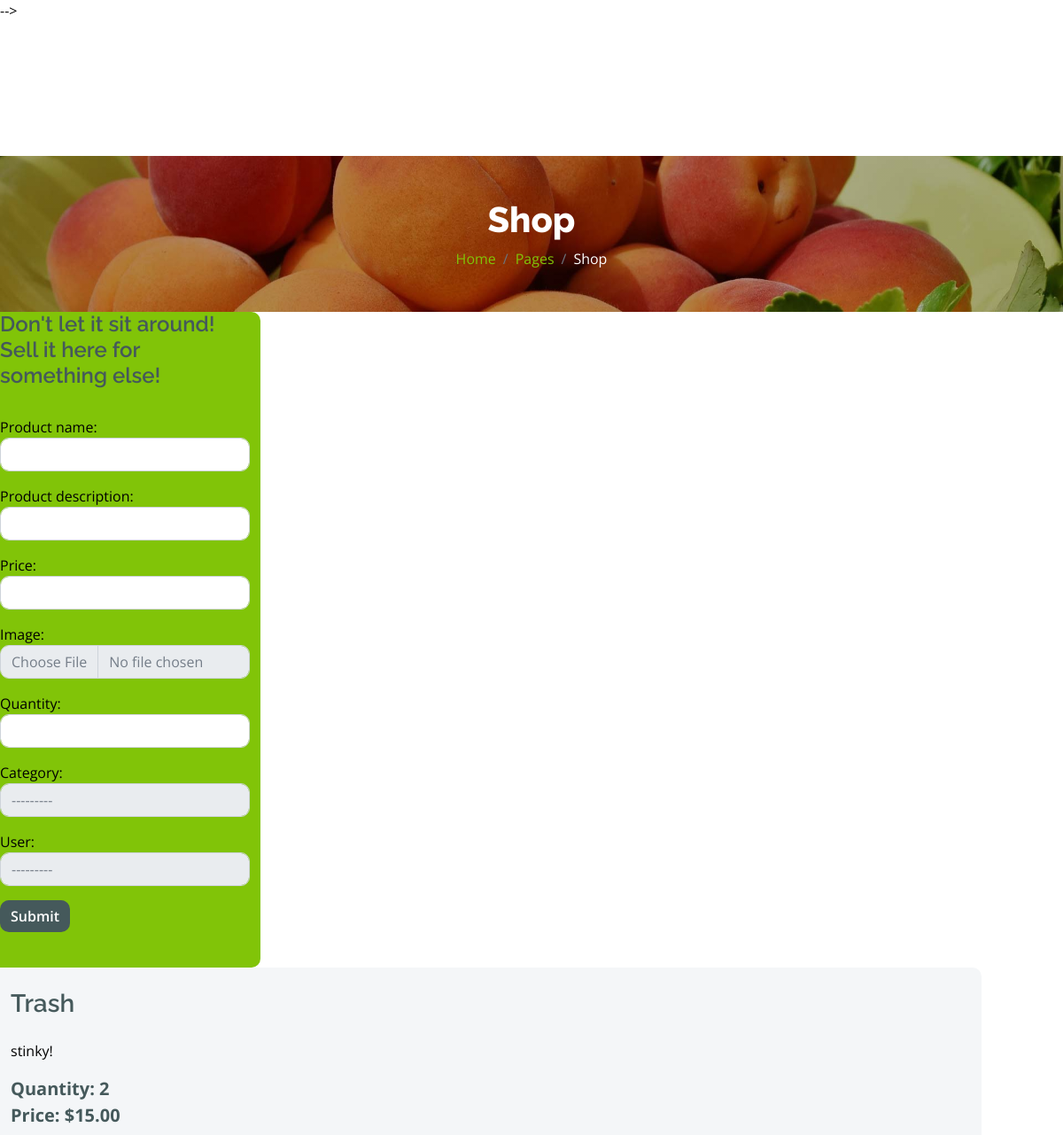
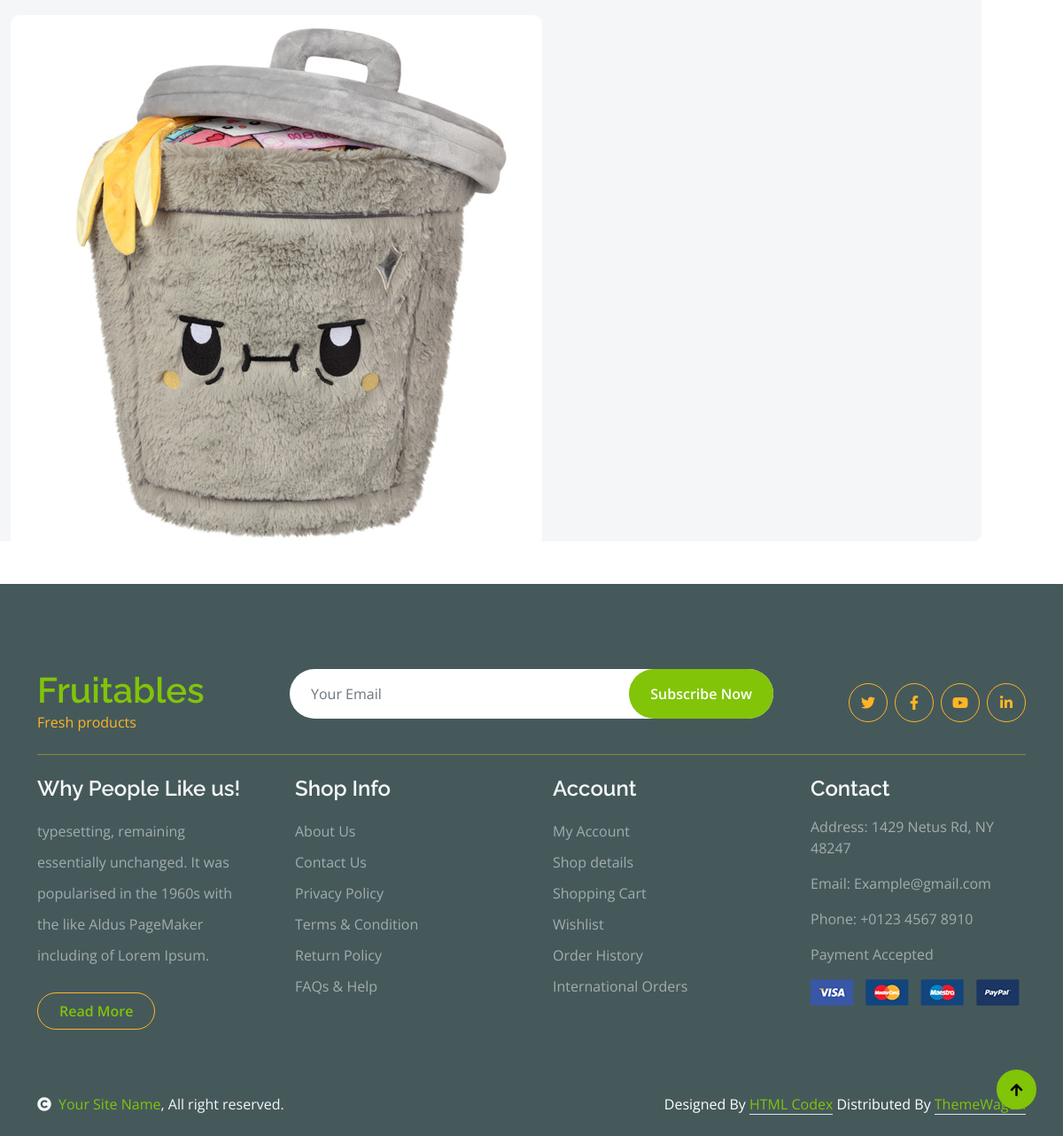
/product_crud/, run on the app's committed database (2 pictures, top to bottom).
### product/models.py (models this page shows, shortened)
class Product(models.Model):
    CATEGORY_CHOICES = [
        ('PAPER', 'Paper'),
        ('PLASTIC', 'Plastic'),
        ('GLASS', 'Glass'),
        ('METAL', 'Metal'),
        ('ELECTRONICS', 'Electronics'),
        ('ORGANIC', 'Organic'),
        ('TEXTILES', 'Textiles'),
        ('BATTERIES', 'Batteries'),
        ('WOOD', 'Wood'),
        ('RUBBER', 'Rubber'),
        ('MIXED_MATERIALS', 'Mixed Materials'),
    ]
    product_id = models.AutoField(primary_key=True)
    product_name = models.CharField(max_length=255)
    product_description = models.TextField()
    image = models.ImageField(upload_to='img/')
    quantity = models.IntegerField()
    price = models.DecimalField(max_digits=10, decimal_places=2)
    category = models.CharField(max_length=50, choices=CATEGORY_CHOICES)
    user = models.ForeignKey(Member, on_delete=models.CASCADE)

### product_crud/views.py (the view)
# urls.py: path('', views.product_details, name='product_details'),
def product_details(request):
    if request.method == 'POST':
        form = ProductForm(request.POST, request.FILES)
        if form.is_valid():
            form.save()
            form = ProductForm()
    else:
        form = ProductForm()
    products = Product.objects.all()
    categories = Product.objects.values_list('category', flat=True).distinct()
    return render(request, 'products_crud/products_crud.html', {'form': form, 'products': products, 'categories': categories})

### product_crud/forms.py
class ProductForm(forms.ModelForm):
    class Meta:
        model = Product
        fields = ['product_name', 'product_description', 'price', 'image', 'quantity', 'price', 'category', 'user']
        widgets = {
            'product_name': forms.TextInput(attrs={'class': 'form-control'}),
            'product_description': forms.TextInput(attrs={'class': 'form-control'}),
            'price': forms.TextInput(attrs={'class': 'form-control'}),
            'image': forms.FileInput(attrs={'class': 'form-control'}),
            'quantity': forms.TextInput(attrs={'class': 'form-control'}),
            'category': forms.Select(attrs={'class': 'form-control'}),
            'user': forms.Select(attrs={'class': 'form-control'}),
        }

### product_crud/templates/products_crud/products_crud.html (shortened to what this page needs)
<html lang="en">
    <head>
        <link rel="stylesheet" href="https://use.fontawesome.com/releases/v5.15.4/css/all.css"/>
        <link href="https://cdn.jsdelivr.net/npm/bootstrap-icons@1.4.1/font/bootstrap-icons.css" rel="stylesheet">
        <link href="lib/lightbox/css/lightbox.min.css" rel="stylesheet">
        <link href="lib/owlcarousel/assets/owl.carousel.min.css" rel="stylesheet">
        <link href="../../static/product_crud/css/bootstrap.min.css" rel="stylesheet">
        <link href="../../static/product_crud/css/style.css" rel="stylesheet">
    </head>
    <body>
        -->
        <div class="container-fluid page-header py-5">
            <h1 class="text-center text-white display-6">Shop</h1>
            <ol class="breadcrumb justify-content-center mb-0">
                <li class="breadcrumb-item"><a href="#">Home</a></li>
                <li class="breadcrumb-item"><a href="#">Pages</a></li>
                <li class="breadcrumb-item active text-white">Shop</li>
            </ol>
        </div>
        <div class="row">
    <div class="col-lg-1 col-lg-3 bg-primary rounded">
        <h4>Don't let it sit around! Sell it here for something else!</h4>
                        <form class="py-4" method="post">
                            {{ form.as_p }}
                            <div class="px-8 py-8">
                                <button class="btn btn-dark border-0 p-lg-10" type="submit">Submit
                                </button>
                            </div>
                        </form>
    </div>
    <div class="col-lg-4 col-lg-9 testimonial-item img-border-radius bg-light rounded p-4 div-scroll" style="border-left:500px">
       {% for product in products %}
        <h3 class="mb-4">{{  product.product_name }}</h3>
            <p>{{ product.product_description }}</p>
            <div class="d-flex justify-content-between flex-lg-wrap">
            <p class="text-dark fs-5 fw-bold mb-0"> Quantity: {{  product.quantity }}</p>
            </div>
            <div class="d-flex justify-content-between flex-lg-wrap">
            <p class="text-dark fs-5 fw-bold mb-0">Price: ${{ product.price }}</p>
            </div>
           <br>
            <img class="img-fluid rounded" src="{{ product.image }}" alt="{{ product.name }}" />
           <br>
           <br>
        {% endfor %}
       </div>
    </div>
        <div class="container-fluid bg-dark text-white-50 footer pt-5 mt-5">
            <div class="container py-5">
                <div class="pb-4 mb-4" style="border-bottom: 1px solid rgba(226, 175, 24, 0.5) ;">
                    <div class="row g-4">
                        <div class="col-lg-3">
                            <a href="#">
                                <h1 class="text-primary mb-0">Fruitables</h1>
                                <p class="text-secondary mb-0">Fresh products</p>
                            </a>
                        </div>
                        <div class="col-lg-6">
                            <div class="position-relative mx-auto">
                                <input class="form-control border-0 w-100 py-3 px-4 rounded-pill" type="number" placeholder="Your Email">
                                <button type="submit" class="btn btn-primary border-0 border-secondary py-3 px-4 position-absolute rounded-pill text-white" style="top: 0; right: 0;">Subscribe Now</button>
                            </div>
                        </div>
                        <div class="col-lg-3">
                            <div class="d-flex justify-content-end pt-3">
                                <a class="btn  btn-outline-secondary me-2 btn-md-square rounded-circle" href=""><i class="fab fa-twitter"></i></a>
                                <a class="btn btn-outline-secondary me-2 btn-md-square rounded-circle" href=""><i class="fab fa-facebook-f"></i></a>
                                <a class="btn btn-outline-secondary me-2 btn-md-square rounded-circle" href=""><i class="fab fa-youtube"></i></a>
                                <a class="btn btn-outline-secondary btn-md-square rounded-circle" href=""><i class="fab fa-linkedin-in"></i></a>
                            </div>
                        </div>
                    </div>
                </div>
                <div class="row g-5">
                    <div class="col-lg-3 col-md-6">
                        <div class="footer-item">
                            <h4 class="text-light mb-3">Why People Like us!</h4>
                            <p class="mb-4">typesetting, remaining essentially unchanged. It was
                                popularised in the 1960s with the like Aldus PageMaker including of Lorem Ipsum.</p>
                            <a href="" class="btn border-secondary py-2 px-4 rounded-pill text-primary">Read More</a>
                        </div>
                    </div>
                    <div class="col-lg-3 col-md-6">
                        <div class="d-flex flex-column text-start footer-item">
                            <h4 class="text-light mb-3">Shop Info</h4>
                            <a class="btn-link" href="">About Us</a>
                            <a class="btn-link" href="">Contact Us</a>
                            <a class="btn-link" href="">Privacy Policy</a>
                            <a class="btn-link" href="">Terms & Condition</a>
                            <a class="btn-link" href="">Return Policy</a>
                            <a class="btn-link" href="">FAQs & Help</a>
                        </div>
                    </div>
                    <div class="col-lg-3 col-md-6">
                        <div class="d-flex flex-column text-start footer-item">
                            <h4 class="text-light mb-3">Account</h4>
                            <a class="btn-link" href="">My Account</a>
                            <a class="btn-link" href="">Shop details</a>
                            <a class="btn-link" href="">Shopping Cart</a>
                            <a class="btn-link" href="">Wishlist</a>
                            <a class="btn-link" href="">Order History</a>
                            <a class="btn-link" href="">International Orders</a>
                        </div>
                    </div>
                    <div class="col-lg-3 col-md-6">
                        <div class="footer-item">
                            <h4 class="text-light mb-3">Contact</h4>
                            <p>Address: 1429 Netus Rd, NY 48247</p>
                            <p>Email: Example@gmail.com</p>
                            <p>Phone: +0123 4567 8910</p>
                            <p>Payment Accepted</p>
                            <img src="img/payment.png" class="img-fluid" alt="">
                        </div>
                    </div>
                </div>
            </div>
        </div>
        <div class="container-fluid copyright bg-dark py-4">
            <div class="container">
                <div class="row">
                    <div class="col-md-6 text-center text-md-start mb-3 mb-md-0">
                        <span class="text-light"><a href="#"><i class="fas fa-copyright text-light me-2"></i>Your Site Name</a>, All right reserved.</span>
                    </div>
                    <div class="col-md-6 my-auto text-center text-md-end text-white">
                        Designed By <a class="border-bottom" href="https://htmlcodex.com">HTML Codex</a> Distributed By <a class="border-bottom" href="https://themewagon.com">ThemeWagon</a>
                    </div>
                </div>
            </div>
        </div>
        <a href="#" class="btn btn-primary border-3 border-primary rounded-circle back-to-top"><i class="fa fa-arrow-up"></i></a>
    </body>
</html>

### product_crud/static/product_crud/css/style.css (style rules this page uses)
.back-to-top { position: fixed; right: 30px; bottom: 30px; display: flex; width: 45px; height: 45px; align-items: center; justify-content: center; transition: 0.5s; z-index: 99; }
.btn { font-weight: 600; transition: .5s; }
.div-scroll { overflow-y:scroll; height: 800px; width:1120px; }
.btn-md-square { width: 44px; height: 44px; }
.btn-square, .btn-sm-square, .btn-md-square, .btn-lg-square { padding: 0; display: flex; align-items: center; justify-content: center; font-weight: normal; }
.btn.border-secondary { transition: 0.5s; }
.page-header { position: relative; background: linear-gradient(rgba(0, 0, 0, 0.3), rgba(0, 0, 0, 0.3)), url(../img/cart-page-header-img.jpg); background-position: center center; background-repeat: no-repeat; background-size: cover; }
@media (min-width: 992px) { .hero-header, .page-header { margin-top: 152px !important; } }
.footer .footer-item .btn-link { line-height: 35px; color: rgba(255, 255, 255, .5); transition: 0.5s; }
.footer .footer-item p.mb-4 { line-height: 35px; }

### data on the page
Product: product_name "Trash", product_description "stinky!", quantity "2", price "15.00", image (picture)
